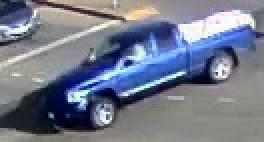
#> input picture counting_workspace/misc/blue_pickup.jpg, 132 x 71 px (shown 2 times larger)
$ python -i manual_feature_extraction.py   (imports and definitions only)
#> lines starting #> are read from the running program, lines starting #| are printed output that depends on the picture
# Import the libraries
import numpy as np
from skimage.color import rgb2gray
from skimage.transform import resize
from skimage.feature import hog
from skimage.feature import local_binary_pattern

from skimage.transform import resize
## Preparing Image Data for Assignment 1
import numpy as np
from skimage.color import rgb2hsv
# [9 lines of commented-out code are left out]
def fox_get_colour_features(img, fstr = 'RGB', blocks_r = 1,\
     blocks_c = 1, bins = 20):
    # Returns a set of features extracted from an image.
    # Five different feature types are encoded.
    # Input −−−−−
    # 'img': RGB input image
    # 'fstr': feature string − one of these − RGB,
    #                   HSV, CHR, OHT, H (default = 'RGB')
    # 'blocks_r': number of rows of blocks to split
    #               the image into (default = 1)
    # 'blocks_c': number of columns of blocks to split
    #               the image into (default = 1)
    # 'bins': number of bins for histogram methods
    #
    # Calculates rgb averages and stds of the blocks in the
    # image and concatenates them. For example, for RGB, the
    # row of features is arranged as:
    # [ra1, ga1, ba1, rs1, gs1, bs1, ra2, ga2, ba2, rs2, ...]
    # where "a" stands for average, "s" is for std, and the
    # number is the block number counted row by row.
    #
    # For example, for blocks_r = 2, blocks_c = 3, the blocks are
    # labelled as:
    # [1 2 3]
    # [4 5 6]
    #
    # For the RGB example, the total number of features is
    # 2(rows)x3(cols)x6(features) = 36 features

    # Split the image
    imsz = img.shape

    indrows = np.linspace(1,imsz[0],blocks_r+1).astype(int)
    indcols = np.linspace(1,imsz[1],blocks_c+1).astype(int)

    feature_values = None

    if len(imsz) == 2:
        # grey image
        print('RGB image is expected')
        return []

    for i in range(blocks_r):
        for j in range(blocks_c):
            if fstr == 'H':
                h,be = colour_features_histogram(img,bins)
                if feature_values is None:
                    feature_values = h
                else:
                    feature_values = np.append(feature_values,h)

            else:
                imblock = img[indrows[i]:indrows[i+1],\
                              indcols[j]:indcols[j+1],:]
                x = colour_features_means(imblock,fstr)
                if feature_values is None:
                    feature_values = x
                else:
                    feature_values = np.append(feature_values,x)

    return feature_values
#-------------------------------------------------------------------

def colour_features_means(im,colour_space):

    if colour_space == 'RGB':
        r = im[:,:,0]; g = im[:,:,1]; b = im[:,:,2] # split into 3 panels
        cols = np.hstack((np.reshape(r,(-1,1)), np.reshape(g,(-1,1)), \
            np.reshape(b,(-1,1))))
    elif colour_space == 'HSV':
        im = rgb2hsv(im)
        r = im[:,:,0]; g = im[:,:,1]; b = im[:,:,2] # split into 3 panels
        cols = np.hstack((np.reshape(r,(-1,1)), np.reshape(g,(-1,1)), \
            np.reshape(b,(-1,1))))
    elif colour_space == 'CHR': #chrominance
        im = np.array(im).astype(float)
        d = np.sqrt(np.sum(im**2,axis=2)) + 0.001
        # guard against division by zero
        c1 = im[:,:,0]/d; c2 = im[:,:,1]/d
        cols = np.hstack((np.reshape(c1,(-1,1)), np.reshape(c2,(-1,1))))
    elif colour_space == 'OHT': # Ohta 1980 space
        im = np.array(im).astype(float)
        r = im[:,:,0]; g = im[:,:,1]; b = im[:,:,2] # split into 3 panels
        i1 = (r + g + b) / 3
        i2 = r - b
        i3 = (2*g - r - b) / 2
        cols = np.hstack((np.reshape(i1,(-1,1)), np.reshape(i2,(-1,1)), \
            np.reshape(i3,(-1,1))))
    else:
        print('Unknown feature space')
        return []

    x = np.hstack((np.mean(cols,axis = 0), np.std(cols,axis = 0)))
    return x
#-------------------------------------------------------------------

def colour_features_histogram(im,bins):
    im = rgb2hsv(im)
    h = np.reshape(im[:,:,0],(-1,1))
    hist, bin_edges = np.histogram(h,bins = bins, range = [0,1])
    hist = hist/np.sum(hist)
    return hist, bin_edges

def extract_manual_features(img, r=128, feature_type=None):
    """
    Extracts manual features from an image.

    Parameters:
    - img: Input image
    - r: Resize dimension (default: 224)
    - feature_type: Specifies which feature to extract ("HOG", "LBP", "RGB", "H10").
                    If None, all features are extracted and concatenated.

    Returns:
    - Extracted feature array (numpy array)
    """
#> called with r = 128
    if feature_type is 'Combined':
        feature_type = None
    # Resize the image
    resized_img = resize(img, (r, r))
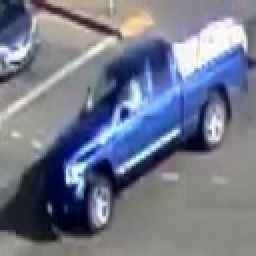
#> resized_img: shape (128, 128, 3) float64 (shown 2 times larger); mean R, G, B 0.454, 0.477, 0.546

    extracted_features = []

    # HOG Feature Extraction
    if feature_type is None or feature_type == "HOG":
        fd = hog(resized_img, orientations=9, pixels_per_cell=(6, 6),
                 cells_per_block=(3, 3), channel_axis=2)
        extracted_features.append(fd)

    # LBP Feature Extraction
    if feature_type is None or feature_type == "LBP" or feature_type == "LBP+H10":
        radius = 3
        n_points = 8 * radius
        method = 'uniform'
        lbp_raw = local_binary_pattern(rgb2gray(img), n_points, radius, method)
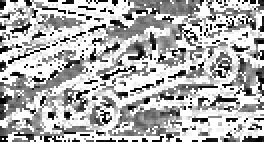
#> lbp_raw: shape (71, 132) float64 (shown 2 times larger); min 0, max 25, mean 17.2; drawn with min black and max white
        lbp, _ = np.histogram(lbp_raw, bins=64, density=True)
#> lbp = 64 values, max 1.06 at index 63, min 0 at index 1, mean 0.04
        extracted_features.append(lbp)

    # RGB Block Features
    if feature_type is None or feature_type == "RGB":
        rgb = fox_get_colour_features(img, fstr='RGB', blocks_r=8, blocks_c=8, bins=16)
#> after the loop in fox_get_colour_features, `for i in range(blocks_r):`: feature_values = 384 values, max 238.6 at index 86, min 2.01 at index 382, mean 80.32
#> rgb has the same summary as feature_values in fox_get_colour_features
        extracted_features.append(rgb)

    # H10 Features
    if feature_type is None or feature_type == "H10" or feature_type == "LBP+H10":
        h10 = fox_get_colour_features(img, fstr='H', blocks_r=2, blocks_c=2, bins=32)
#> h10 = 128 values, max 0.192 at index 19, min 0.00032 at index 10, mean 0.0312
        extracted_features.append(h10)

    # Return selected feature or concatenated features
    return np.concatenate(extracted_features, axis=0) if extracted_features else None

>>> import cv2
>>> picture = cv2.cvtColor(cv2.imread('blue_pickup.jpg'), cv2.COLOR_BGR2RGB)
>>> result = extract_manual_features(picture)
